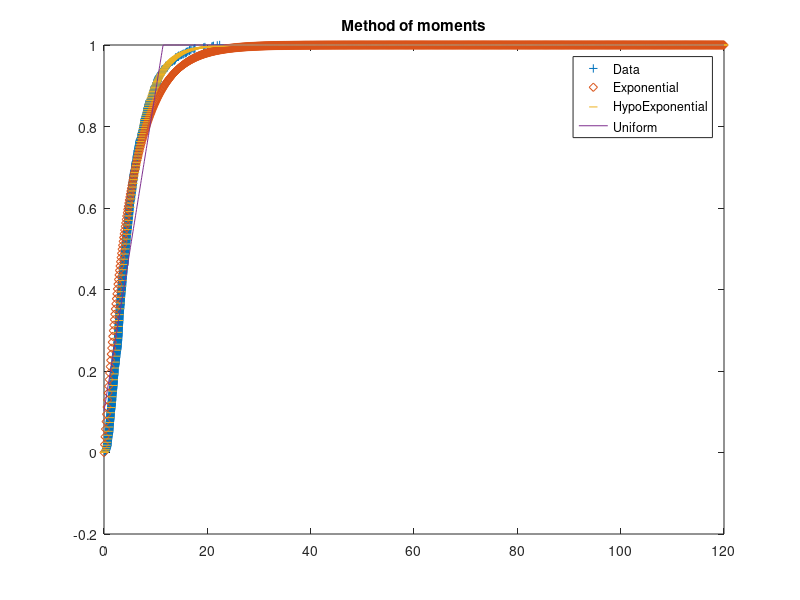
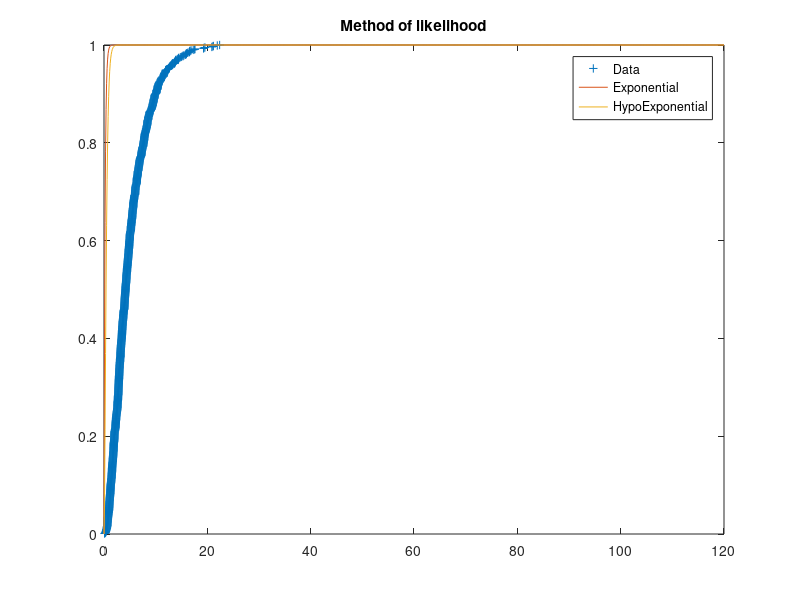

Source code (MATLAB) for these figures, in order:
clear all;

data = csvread("Traces.csv");
column=3;
N = size(data,1);

M1 = sum(data(:,column))/N;
M2 = sum(data(:,column) .^ 2)/N;
M3 = sum(data(:,column) .^ 3)/N;

fprintf("First moment: %g \n", M1);
fprintf("Second moment: %g \n", M2);
fprintf("Third moment: %g \n", M3);
fprintf("Method of moment: \n");

a_unif = M1 - 0.5 * sqrt(12*(M2 - M1 .^ 2));
b_unif = M1 + 0.5 * sqrt(12*(M2 - M1 .^ 2));

lambda_exp = 1/M1;
cV = sqrt(M2 - M1.^2) / M1;

fprintf("Uniform left bound a: %g \n", a_unif);
fprintf("Uniform right bound b: %g \n", b_unif);
fprintf("Exponential rate: %g \n", lambda_exp);
fprintf("Coefficient of variation: %g \n", cV);

if cV >= 1
    fprintf("Coefficient of variation > 1, HypoExponential unfeasible");
%     Method of moments     
    F_hyperExp_MM = @(p) [
        (p(1,3)/p(1,1) + (1-p(1,3))/p(1,2))/M1 - 1; 
        (2*(p(1,3)/p(1,1).^2 + (1-p(1,3)/p(1,2).^2)))/M2 - 1;
        (6*(p(1,3)/p(1,1).^3 + (1-p(1,3)/p(1,2).^3)))/M3 - 1;
        ];

    result_hyperExp_MM = fsolve(F_hyperExp_MM, [0.5, 0.5, 0.5]);
    fprintf("HyperExponential Lambda-1: %g \n", result_hyperExp_MM(1,1));
    fprintf("HyperExponential Lambda-2: %g \n", result_hyperExp_MM(1,2));
    fprintf("HyperExponential p: %g \n", result_hyperExp_MM(1,3));
    fprintf("Method of likelihood: \n");
%     Method of likelihood
    HyperExpPDF = @(x, l1, l2, p1) p1*l1*exp(-l1*x) + (1-p1)*l2*exp(-l2*x);
    result_hyperExp_likelihood = mle(data(:, column), 'pdf', HyperExpPDF, 'start', [0.8/M1, 1.2/M1, 0.4]);
    fprintf("HyperExponential Lambda-1: %g \n", result_hyperExp_likelihood(1,1));
    fprintf("HyperExponential Lambda-2: %g \n", result_hyperExp_likelihood(1,2));
    fprintf("HyperExponential p: %g \n", result_hyperExp_likelihood(1,3));
else
%     Method of moments
    fprintf("Coefficient of variation < 1, HyperExponential unfeasible");
    F_hypoExp_MM = @(p)[
         (1/p(1,1) + 1/p(1,2))/M1 - 1;
         2*(1/(p(1,1).^2) + 1/(p(1,1)*p(1,2)) + 1/(p(1,2).^2))/M2 - 1;
    ];
    
    result_hypoExp_MM = fsolve(F_hypoExp_MM, [0.5, 0.4]);
    fprintf("HypoExponential Lambda-1: %g \n", result_hypoExp_MM(1,1));
    fprintf("HypoExponential Lambda-2: %g \n", result_hypoExp_MM(1,2));
    fprintf("Method of likelihood: \n");
%     Method of likelihood
    HypoExpPDF = @(x, l1, l2) l1*l2/(l1-l2)*(exp(-x*l2) -exp(-x*l1));
    result_hypoExp_likelihood = mle(data(:, column), 'pdf', HypoExpPDF, 'start', [1/(0.3*M1), 1/(0.7*M1)]);
    fprintf("HypoExponential Lambda-1: %g \n", result_hypoExp_likelihood(1,1));
    fprintf("HypoExponential Lambda-2: %g \n", result_hypoExp_likelihood(1,2));
end

ExpPDF = @(x, l) l*exp(-l*x);
result_Exp_likelihood = mle(data(:,column), 'pdf', ExpPDF, 'start', 0.5);
fprintf("Exponential rate: %g \n", result_Exp_likelihood(1,1));

% Plotting the data
% Method of moment results
t = [0:1200]/10;
y2unif_MM=max(0, min(1, (t-a_unif)/(b_unif-a_unif)));
y2exp_MM = 1 - exp(-lambda_exp*t);
if cV >=1
    y2Hyperexp_MM = 1 -result_hyperExp_MM(1,3)*exp(-result_hyperExp_MM(1,1)*t) ...
        -(1-result_hyperExp_MM(1,3))*exp(-result_hyperExp_MM(1,2)*t);
    figure(1);
    plot(sort(data(:,column)), [1:1000]/1000, "+", t, y2exp_MM, "-", t, y2Hyperexp_MM, "-", t, y2unif_MM, "-");
    legend('Data', 'Exponential', 'HyperExponential', 'Uniform');
    title('Method of moments');
else
    y2Hypoexp_MM = 1 - (result_hypoExp_MM(1,2)*exp(-result_hypoExp_MM(1,1)*t))/(result_hypoExp_MM(1,2)-result_hypoExp_MM(1,1)) ...
        + (result_hypoExp_MM(1,1)*exp(-result_hypoExp_MM(1,2)*t))/(result_hypoExp_MM(1,2)-result_hypoExp_MM(1,1));
    figure(1);
    plot(sort(data(:,column)), [1:1000]/1000, "+", t, y2exp_MM, "diamond", t, y2Hypoexp_MM, "_", t, y2unif_MM, "-");
    legend('Data', 'Exponential', 'HypoExponential', 'Uniform');
    title('Method of moments');
end
% Method of likelihood results
y2exp_likelihood = 1 - exp(-result_Exp_likelihood(1,1)*t);
if cV >=1
    y2Hyperexp_likelihood = 1 -result_hyperExp_likelihood(1,3)*exp(-result_hyperExp_likelihood(1,1)*t) ...
        -(1-result_hyperExp_likelihood(1,3))*exp(-result_hyperExp_likelihood(1,2)*t);
    figure(2);
    plot(sort(data(:,column)), [1:1000]/1000, "+", t, y2exp_likelihood, "-", t, y2Hyperexp_likelihood, "-");
    legend('Data', 'Exponential', 'HyperExponential');
    title('Method of likelihood');
else
    y2Hypoexp_likelihood = 1 - (result_hypoExp_likelihood(1,2)*exp(-result_hypoExp_likelihood(1,1)*t))/(result_hypoExp_likelihood(1,2)-result_hypoExp_likelihood(1,1)) ...
        + (result_hypoExp_likelihood(1,1)*exp(-result_hypoExp_likelihood(1,2)*t))/(result_hypoExp_likelihood(1,2)-result_hypoExp_likelihood(1,1));
    figure(2);
    plot(sort(data(:,column)), [1:1000]/1000, "+", t, y2exp_likelihood, "-", t, y2Hypoexp_likelihood, "-");
    legend('Data', 'Exponential', 'HypoExponential');
    title('Method of likelihood');
end








